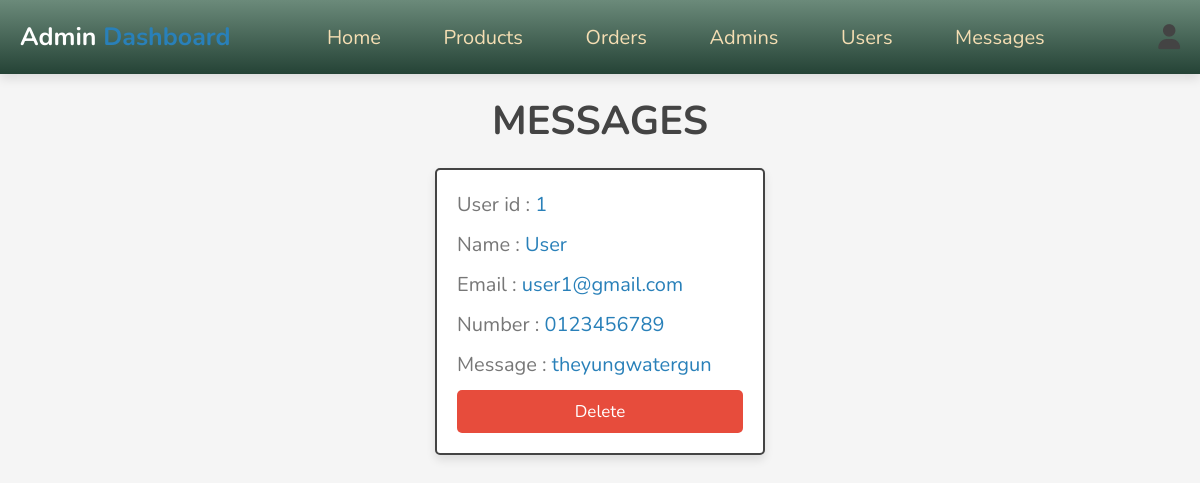
/admin/messages.php (signed in), run on an earlier commit of the app's database.
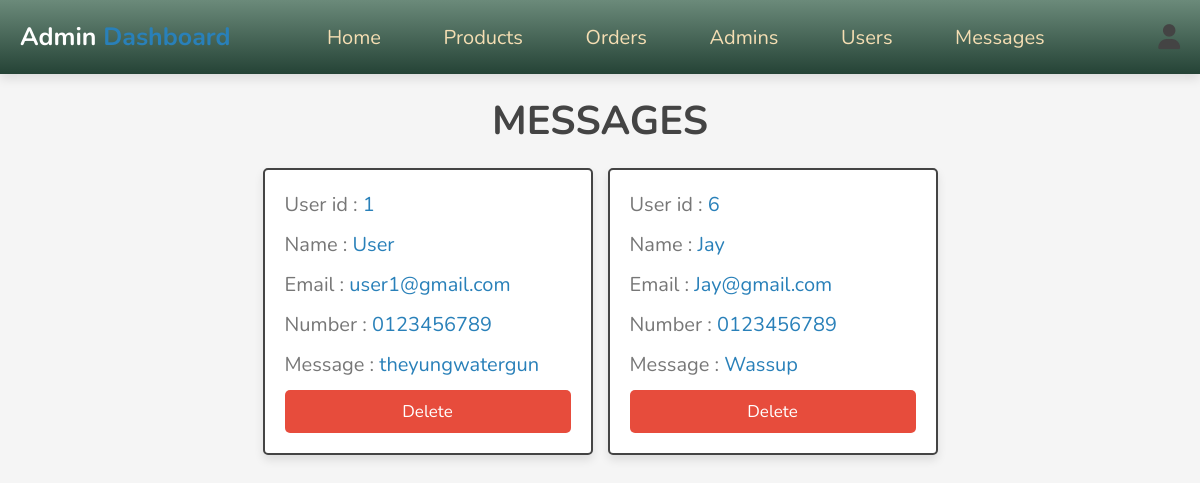
And on a later commit of the database.
### tables this page shows
CREATE TABLE `messages` (
  `id` int(100) NOT NULL,
  `user_id` int(100) NOT NULL,
  `name` varchar(100) NOT NULL,
  `email` varchar(100) NOT NULL,
  `number` varchar(12) NOT NULL,
  `message` varchar(500) NOT NULL
);

### admin/messages.php (the view, shortened to what this page needs)
<?php
include '../components/connect.php';
?>
<!DOCTYPE html>
<html lang="en">
<head>
   <link rel="stylesheet" href="https://cdnjs.cloudflare.com/ajax/libs/font-awesome/6.1.1/css/all.min.css">
   <link rel="stylesheet" href="../css/admin_style.css">
</head>
<body>
<?php include '../components/admin_header.php'; ?>
<section class="contacts">
<h1 class="heading">Messages</h1>
<div class="box-container">
   <?php
      $select_messages = $conn->prepare("SELECT * FROM `messages`");
      $select_messages->execute();
      if($select_messages->rowCount() > 0){
         while($fetch_message = $select_messages->fetch(PDO::FETCH_ASSOC)){
   ?>
   <div class="box">
   <p> User id : <span><?= $fetch_message['user_id']; ?></span></p>
   <p> Name : <span><?= $fetch_message['name']; ?></span></p>
   <p> Email : <span><?= $fetch_message['email']; ?></span></p>
   <p> Number : <span><?= $fetch_message['number']; ?></span></p>
   <p> Message : <span><?= $fetch_message['message']; ?></span></p>
   <a href="messages.php??delete=<?= $fetch_message['id']; ?>" onclick="return confirm('Delete this message?');" class="delete-btn">Delete</a>
   </div>
   <?php
         }
      }else{
         echo '<p class="empty">You have no messages</p>';
      }
   ?>
</div>
</section>
</body>
</html>

What changed in the data, as far as the page shows it:
added messages: user "6", name "Jay", email "Jay@gmail.com", number "0123456789", message "Wassup"
